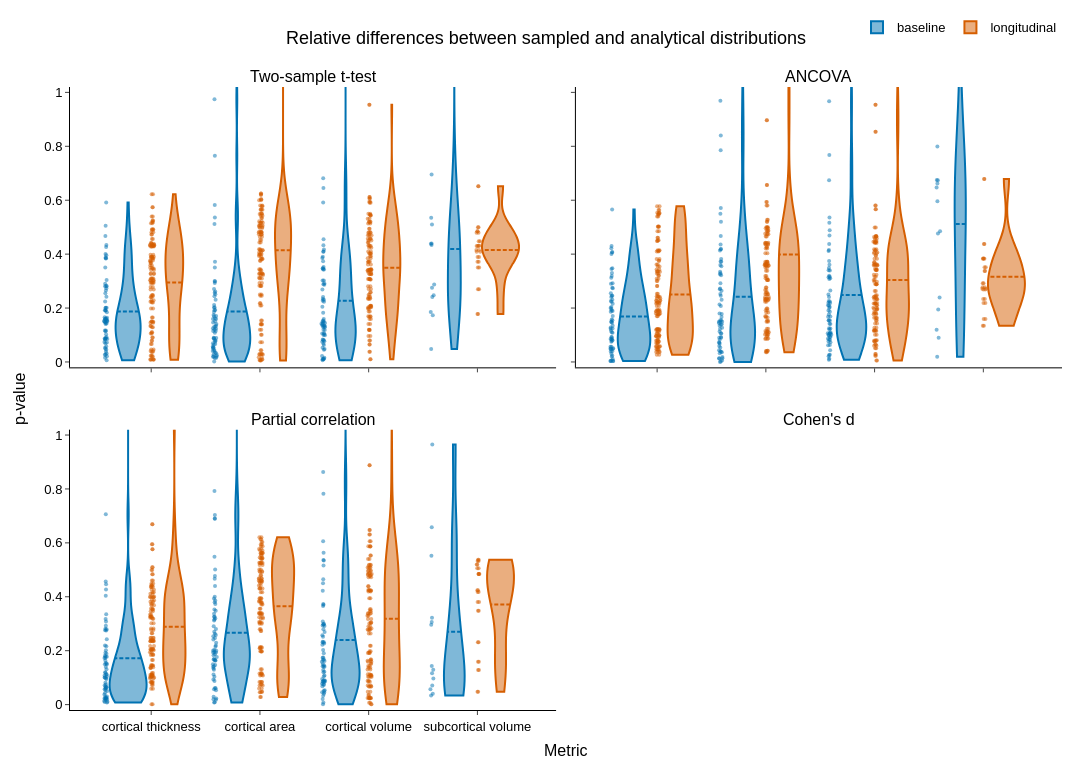

Notebook source saved alongside this figure:
### Code cell
fig = plot_relative_difference_violins(value_type="pvalue")
fig.show()

### Figure 1 — Plotly figure (JSON) as saved in the notebook; plotly's stock layout.template omitted (floating-point values rounded to 4 significant figures; data arrays with more than 128 entries replaced by an {"elided": "..."} marker saying what was removed)
{"data": [{"alignmentgroup": "student", "jitter": 0.12, "legendgroup": "baseline", "marker": {"color": "#0072B2", "opacity": 0.5, "size": 4}, "meanline": {"visible": true}, "name": "baseline", "offsetgroup": "baseline", "pointpos": -1.2, "points": "all", "scalegroup": "student", "scalemode": "width", "showlegend": true, "spanmode": "hard", "type": "violin", "x": {"elided": "218 str values"}, "xaxis": "x", "y": {"elided": "218 float values"}, "yaxis": "y"}, {"alignmentgroup": "student", "jitter": 0.12, "legendgroup": "longitudinal", "marker": {"color": "#D55E00", "opacity": 0.5, "size": 4}, "meanline": {"visible": true}, "name": "longitudinal", "offsetgroup": "longitudinal", "pointpos": -1.2, "points": "all", "scalegroup": "student", "scalemode": "width", "showlegend": true, "spanmode": "hard", "type": "violin", "x": {"elided": "436 str values"}, "xaxis": "x", "y": {"elided": "436 float values"}, "yaxis": "y"}, {"alignmentgroup": "ancova", "jitter": 0.12, "legendgroup": "baseline", "marker": {"color": "#0072B2", "opacity": 0.5, "size": 4}, "meanline": {"visible": true}, "name": "baseline", "offsetgroup": "baseline", "pointpos": -1.2, "points": "all", "scalegroup": "ancova", "scalemode": "width", "showlegend": false, "spanmode": "hard", "type": "violin", "x": {"elided": "218 str values"}, "xaxis": "x2", "y": {"elided": "218 float values"}, "yaxis": "y2"}, {"alignmentgroup": "ancova", "jitter": 0.12, "legendgroup": "longitudinal", "marker": {"color": "#D55E00", "opacity": 0.5, "size": 4}, "meanline": {"visible": true}, "name": "longitudinal", "offsetgroup": "longitudinal", "pointpos": -1.2, "points": "all", "scalegroup": "ancova", "scalemode": "width", "showlegend": false, "spanmode": "hard", "type": "violin", "x": {"elided": "436 str values"}, "xaxis": "x2", "y": {"elided": "436 float values"}, "yaxis": "y2"}, {"alignmentgroup": "partial_correlation", "jitter": 0.12, "legendgroup": "baseline", "marker": {"color": "#0072B2", "opacity": 0.5, "size": 4}, "meanline": {"visible": true}, "name": "baseline", "offsetgroup": "baseline", "pointpos": -1.2, "points": "all", "scalegroup": "partial_correlation", "scalemode": "width", "showlegend": false, "spanmode": "hard", "type": "violin", "x": {"elided": "218 str values"}, "xaxis": "x3", "y": {"elided": "218 float values"}, "yaxis": "y3"}, {"alignmentgroup": "partial_correlation", "jitter": 0.12, "legendgroup": "longitudinal", "marker": {"color": "#D55E00", "opacity": 0.5, "size": 4}, "meanline": {"visible": true}, "name": "longitudinal", "offsetgroup": "longitudinal", "pointpos": -1.2, "points": "all", "scalegroup": "partial_correlation", "scalemode": "width", "showlegend": false, "spanmode": "hard", "type": "violin", "x": {"elided": "436 str values"}, "xaxis": "x3", "y": {"elided": "436 float values"}, "yaxis": "y3"}], "layout": {"annotations": [{"font": {"size": 16}, "showarrow": false, "text": "Two-sample t-test", "x": 0.245, "xanchor": "center", "xref": "paper", "y": 1, "yanchor": "bottom", "yref": "paper"}, {"font": {"size": 16}, "showarrow": false, "text": "ANCOVA", "x": 0.755, "xanchor": "center", "xref": "paper", "y": 1, "yanchor": "bottom", "yref": "paper"}, {"font": {"size": 16}, "showarrow": false, "text": "Partial correlation", "x": 0.245, "xanchor": "center", "xref": "paper", "y": 0.45, "yanchor": "bottom", "yref": "paper"}, {"font": {"size": 16}, "showarrow": false, "text": "Cohen's d", "x": 0.755, "xanchor": "center", "xref": "paper", "y": 0.45, "yanchor": "bottom", "yref": "paper"}, {"font": {"size": 16}, "showarrow": false, "text": "Metric", "x": 0.5, "xanchor": "center", "xref": "paper", "y": 0, "yanchor": "top", "yref": "paper", "yshift": -30}, {"font": {"size": 16}, "showarrow": false, "text": "p-value", "textangle": -90, "x": 0, "xanchor": "right", "xref": "paper", "xshift": -40, "y": 0.5, "yanchor": "middle", "yref": "paper"}], "font": {"color": "black", "family": "Helvetica", "size": 13}, "height": 780, "legend": {"orientation": "h", "title": {"text": ""}, "x": 1, "xanchor": "right", "y": 1.12}, "margin": {"b": 70, "l": 70, "r": 30, "t": 80}, "title": {"text": "Relative differences between sampled and analytical distributions", "x": 0.5}, "violingap": 0.15, "violingroupgap": 0.2, "violinmode": "group", "width": 1200, "xaxis": {"anchor": "y", "categoryarray": ["thickness", "area", "volume", "subcortical_volume"], "categoryorder": "array", "domain": [0, 0.49], "linecolor": "black", "linewidth": 1, "matches": "x3", "showline": true, "showticklabels": false, "ticklen": 4, "tickmode": "array", "ticks": "outside", "ticktext": ["cortical thickness", "cortical area", "cortical volume", "subcortical volume"], "tickvals": ["thickness", "area", "volume", "subcortical_volume"]}, "xaxis2": {"anchor": "y2", "categoryarray": ["thickness", "area", "volume", "subcortical_volume"], "categoryorder": "array", "domain": [0.51, 1], "linecolor": "black", "linewidth": 1, "matches": "x4", "showline": true, "showticklabels": false, "ticklen": 4, "tickmode": "array", "ticks": "outside", "ticktext": ["cortical thickness", "cortical area", "cortical volume", "subcortical volume"], "tickvals": ["thickness", "area", "volume", "subcortical_volume"]}, "xaxis3": {"anchor": "y3", "categoryarray": ["thickness", "area", "volume", "subcortical_volume"], "categoryorder": "array", "domain": [0, 0.49], "linecolor": "black", "linewidth": 1, "showline": true, "ticklen": 4, "tickmode": "array", "ticks": "outside", "ticktext": ["cortical thickness", "cortical area", "cortical volume", "subcortical volume"], "tickvals": ["thickness", "area", "volume", "subcortical_volume"]}, "xaxis4": {"anchor": "y4", "categoryarray": ["thickness", "area", "volume", "subcortical_volume"], "categoryorder": "array", "domain": [0.51, 1], "linecolor": "black", "linewidth": 1, "showline": true, "ticklen": 4, "tickmode": "array", "ticks": "outside", "ticktext": ["cortical thickness", "cortical area", "cortical volume", "subcortical volume"], "tickvals": ["thickness", "area", "volume", "subcortical_volume"]}, "yaxis": {"anchor": "x", "domain": [0.55, 1], "linecolor": "black", "linewidth": 1, "range": [-0.02, 1.02], "showline": true, "ticklen": 4, "ticks": "outside", "zeroline": false}, "yaxis2": {"anchor": "x2", "domain": [0.55, 1], "linecolor": "black", "linewidth": 1, "matches": "y", "range": [-0.02, 1.02], "showline": true, "showticklabels": false, "ticklen": 4, "ticks": "outside", "zeroline": false}, "yaxis3": {"anchor": "x3", "domain": [0, 0.45], "linecolor": "black", "linewidth": 1, "range": [-0.02, 1.02], "showline": true, "ticklen": 4, "ticks": "outside", "zeroline": false}, "yaxis4": {"anchor": "x4", "domain": [0, 0.45], "linecolor": "black", "linewidth": 1, "matches": "y3", "range": [-0.02, 1.02], "showline": true, "showticklabels": false, "ticklen": 4, "ticks": "outside", "zeroline": false}}}
